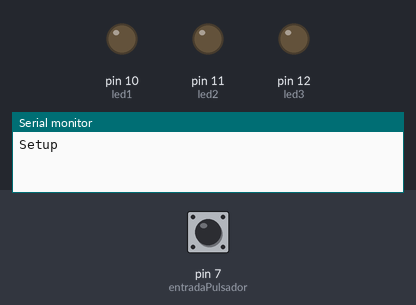
Recording of a sketch running on a simulated Arduino Uno, built with avr-gcc and run on an emulated ATmega328P. Parts: output pins drawn as LEDs (lit = HIGH), the last lines printed to the serial monitor. Inputs (shaded band) come from the test bench; at power-on: pin 7 (entradaPulsador) LOW. Random numbers use the default seed unless the sketch sets one.

Above: at 1.2 s.
1.3 s: pin 7 (entradaPulsador) pulled HIGH for 0.15 s
At 2.4 s:
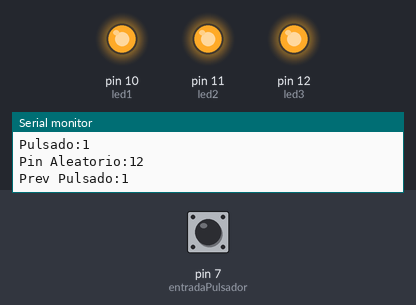
2.9 s: pin 7 (entradaPulsador) pulled HIGH for 1 s
At 3.7 s:
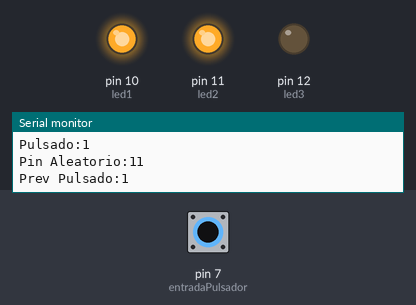
5.4 s: pin 7 (entradaPulsador) pulled HIGH for 3.2 s
At 6.8 s:
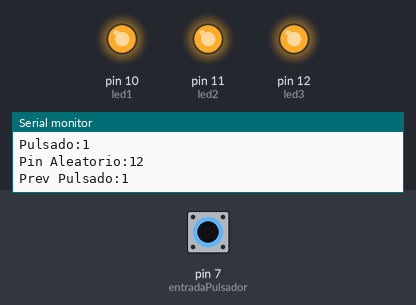
10.1 s: pin 7 (entradaPulsador) pulsed HIGH 5 times (0.12 s each, 0.3 s apart)
At 11.1 s:
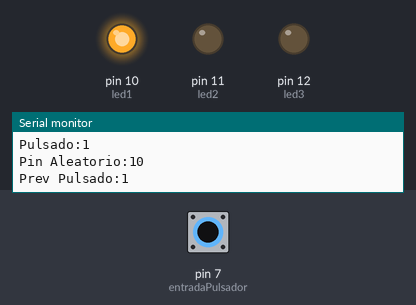
Timing chart, 0 to 13.1 s (numbered marks = the images above; inputs shaded):
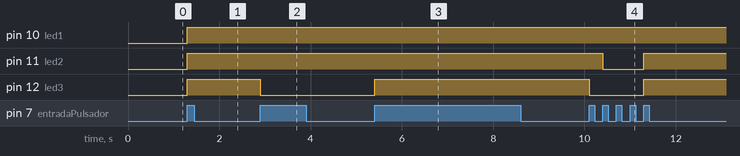

The sketch:

dado1.1.ino
```cpp
  //AUTORES:
  //Martin Beltran Diaz - UO276244
  //Stelian Adrian Stanci - UO277653
  //Laura Pernia Blanco - UO276264


  //PINES DE LOS LED
  int const led1 = 10;
  int const led2 = 11;
  int const led3 = 12;
  int const entradaPulsador = 7;
   //Solo para que se ejcute una vez cuando se pulsa
  bool prevEntradaPulsador;
  int pulsado;

void setup() {
  // put your setup code here, to run once:

  Serial.begin(9600); // Iniciar el Serial
  Serial.println("Setup");

  //Definimos los pines como salida
  pinMode(led1,OUTPUT);
  pinMode(led2,OUTPUT);
  pinMode(led3,OUTPUT);
  pinMode(entradaPulsador, INPUT);


  /* Si usamos el pin 0 para generar aleatorios,
 * este pin deberá de estar vacío, es decir, no puede
 * tener nada conectado.
 * Le pasaremos este pin al generador de semillas
 */
 int pinRandomSeed = 0;
 randomSeed(analogRead(pinRandomSeed));

prevEntradaPulsador = false;
}

void loop() {
  // put your main code here, to run repeatedly:

  pulsado = digitalRead(entradaPulsador);

  if(pulsado == HIGH && !prevEntradaPulsador)
  {
    int rand = random(led1,led3 + 1);
    Serial.print("Pulsado:");
	Serial.println(pulsado);

    //Para evitar que una puslacion se registre varias veces
    //(porque pulsarlo medio segundo supone varias iteraciones del bucle)
    prevEntradaPulsador = true;

    Serial.print("Pin Aleatorio:");
    Serial.println(rand);
    apagarTodas();
    switch(rand){
      case led1:
        digitalWrite(led1, HIGH);
        break;
      case led2:
        digitalWrite(led1, HIGH);
        digitalWrite(led2, HIGH);
        break;
      case led3:
        digitalWrite(led1, HIGH);
        digitalWrite(led2, HIGH);
        digitalWrite(led3,HIGH);
        break;
    }

    Serial.print("Prev Pulsado:");
    Serial.println(prevEntradaPulsador);

  }

  if(pulsado == LOW){
     prevEntradaPulsador = false;
  }


}


void apagarTodas(){
  digitalWrite(led1, LOW);
  digitalWrite(led2, LOW);
  digitalWrite(led3,LOW);

}
```

Measured:
- after the input at 1.3 s, pin 10 (led1), pin 11 (led2), pin 12 (led3): LOW → HIGH at once
- after the input at 2.9 s, pin 12 (led3): HIGH → LOW at once
- after the input at 5.4 s, pin 12 (led3): LOW → HIGH at once
- after the input at 10.1 s, pin 11 (led2): HIGH → LOW after 0.30 s, → HIGH 0.90 s later; pin 12 (led3): HIGH → LOW at once, → HIGH 1.2 s later
